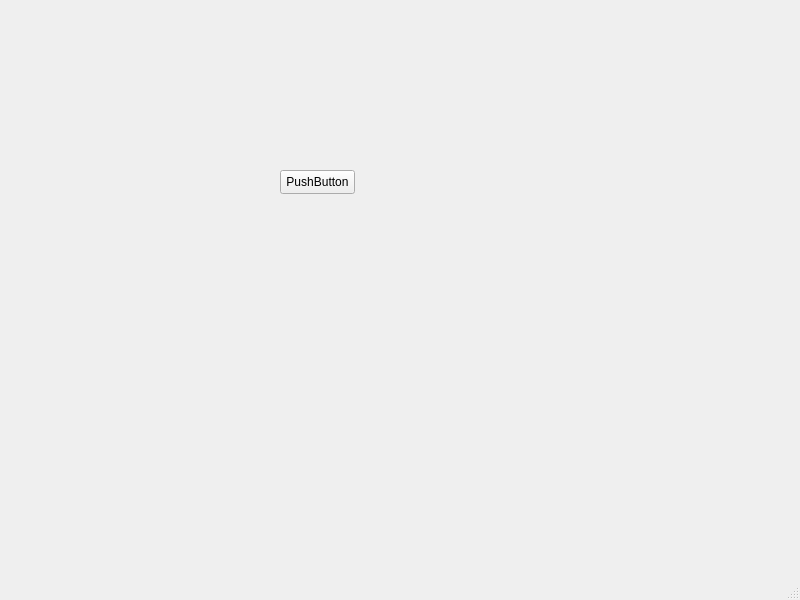
<?xml version="1.0" encoding="UTF-8"?>
<ui version="4.0">
 <class>MainWindow</class>
 <widget class="QMainWindow" name="MainWindow">
  <property name="geometry">
   <rect>
    <x>0</x>
    <y>0</y>
    <width>800</width>
    <height>600</height>
   </rect>
  </property>
  <property name="windowTitle">
   <string>MainWindow</string>
  </property>
  <widget class="QWidget" name="centralwidget">
   <widget class="QPushButton" name="pushButton">
    <property name="geometry">
     <rect>
      <x>280</x>
      <y>170</y>
      <width>75</width>
      <height>24</height>
     </rect>
    </property>
    <property name="text">
     <string>PushButton</string>
    </property>
   </widget>
  </widget>
  <widget class="QMenuBar" name="menubar">
   <property name="geometry">
    <rect>
     <x>0</x>
     <y>0</y>
     <width>800</width>
     <height>22</height>
    </rect>
   </property>
  </widget>
  <widget class="QStatusBar" name="statusbar"/>
 </widget>
 <resources/>
 <connections/>
</ui>
